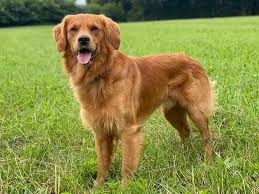
#> input picture images.jpeg, 259 x 194 px
$ jupyter execute --allow-errors pro.ipynb
#> lines starting #> are read from the running program, lines starting #| are printed output that depends on the picture
# Canny Edge Detection

**Name :** CHANDRAPRIYADHARSHINI C

**Register Number :** 212223240019

[cell 1]
import cv2
import numpy as np
import matplotlib.pyplot as plt

[cell 2]
original_image=cv2.imread("images.jpeg")
#> original_image is the input picture: shape (194, 259, 3); mean B, G, R 67.3, 137.5, 135.6

[cell 3]
plt.imshow(original_image[:,:,::-1])

[cell 4]
blur_image=cv2.blur(original_image, ksize=(3,3))
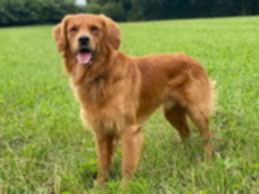
#> blur_image: shape (194, 259, 3); mean B, G, R 67.2, 137.5, 135.5

[cell 5]
plt.imshow(blur_image[:,:,::-1])

[cell 6]
medium=np.median(original_image)
#> medium = 112

[cell 7]
low=int(max(0,0.7*medium))
#> low = 78
high=int(max(255,1/3*medium))
#> high = 255

[cell 8]
canny_edge=cv2.Canny(blur_image, threshold1=low, threshold2=high)
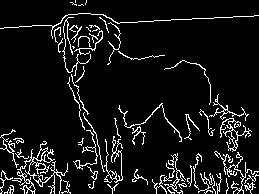
#> canny_edge: shape (194, 259); 8.1% white in thin lines or dots
